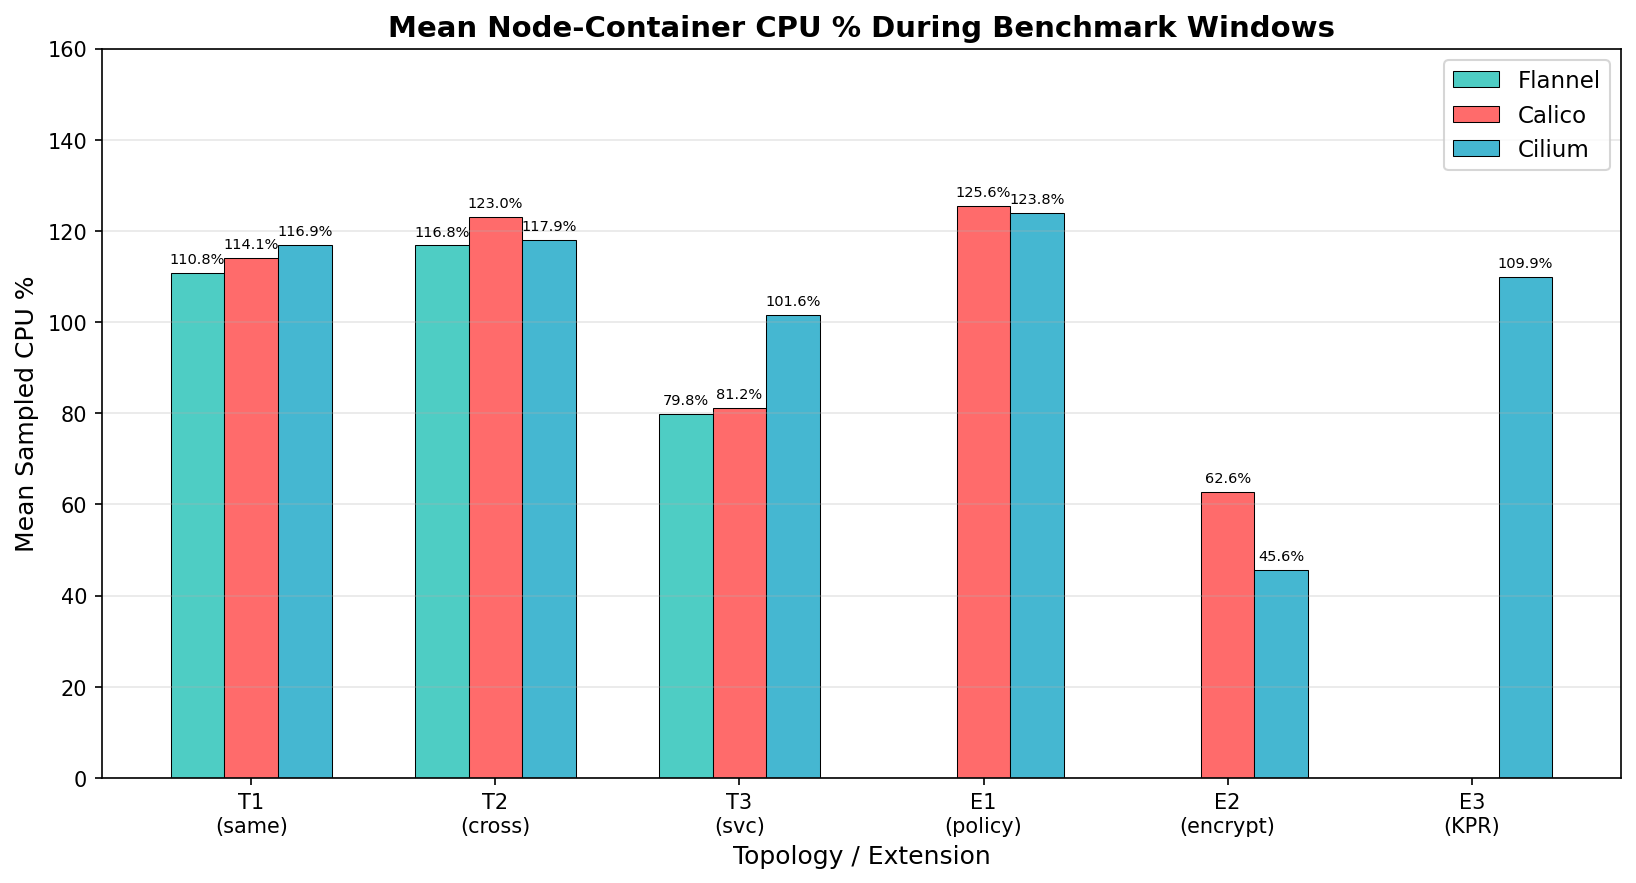

Generate this figure with Python:
#!/usr/bin/env python3
# cpu overhead plot - shows mean CPU% during benchamrk runs
# includes both baseline topologys and extensions
# collected from docker stats CSVs sampled every ~3sec
# (sampling rate is in fast_benchmark.py start_stats func)

import matplotlib
matplotlib.use('Agg')
import matplotlib.pyplot as plt
import numpy as np

# mean CPU % from docker stats during benchmarks
scn_labels = ["T1\n(same)","T2\n(cross)","T3\n(svc)","E1\n(policy)","E2\n(encrypt)","E3\n(KPR)"]
cpuData = {
    "Flannel": [110.77, 116.81, 79.84, None, None, None],
    "Calico":  [114.07, 123.02, 81.17, 125.57, 62.64, None],
    "Cilium":  [116.90, 117.94, 101.59, 123.84, 45.57, 109.91],
}

cnis = ["Flannel","Calico","Cilium"]
clr  = {"Flannel":"#4ECDC4","Calico":"#FF6B6B","Cilium":"#45B7D1"}

x = np.arange(len(scn_labels))
w = 0.22

fig,ax = plt.subplots(figsize=(11,6))

for i,cni in enumerate(cnis):
    vals = cpuData[cni]
    # replace None with 0 for plotting, will hide bar later
    plotVals = [v if v is not None else 0 for v in vals]
    bars = ax.bar(x+(i-1)*w, plotVals, w, label=cni,
                  color=clr[cni], edgecolor='black', linewidth=0.5)
    for bar,val in zip(bars, vals):
        if val is not None:
            ax.text(bar.get_x()+bar.get_width()/2., bar.get_height()+1.5,
                    f'{val:.1f}%', ha='center', va='bottom', fontsize=7)
        else:
            bar.set_alpha(0.0)  # make invisible for N/A entries

ax.set_xlabel('Topology / Extension', fontsize=12)
ax.set_ylabel('Mean Sampled CPU %', fontsize=12)
ax.set_title('Mean Node-Container CPU % During Benchmark Windows', fontsize=14, fontweight='bold')
ax.set_xticks(x)
ax.set_xticklabels(scn_labels, fontsize=10)
ax.legend(fontsize=11)
ax.grid(axis='y', alpha=0.3)
ax.set_ylim(bottom=0, top=160)

plt.tight_layout()
plt.savefig('plots/1_cpu_overhead.png', dpi=150, bbox_inches='tight')
print("Saved: plots/1_cpu_overhead.png")
